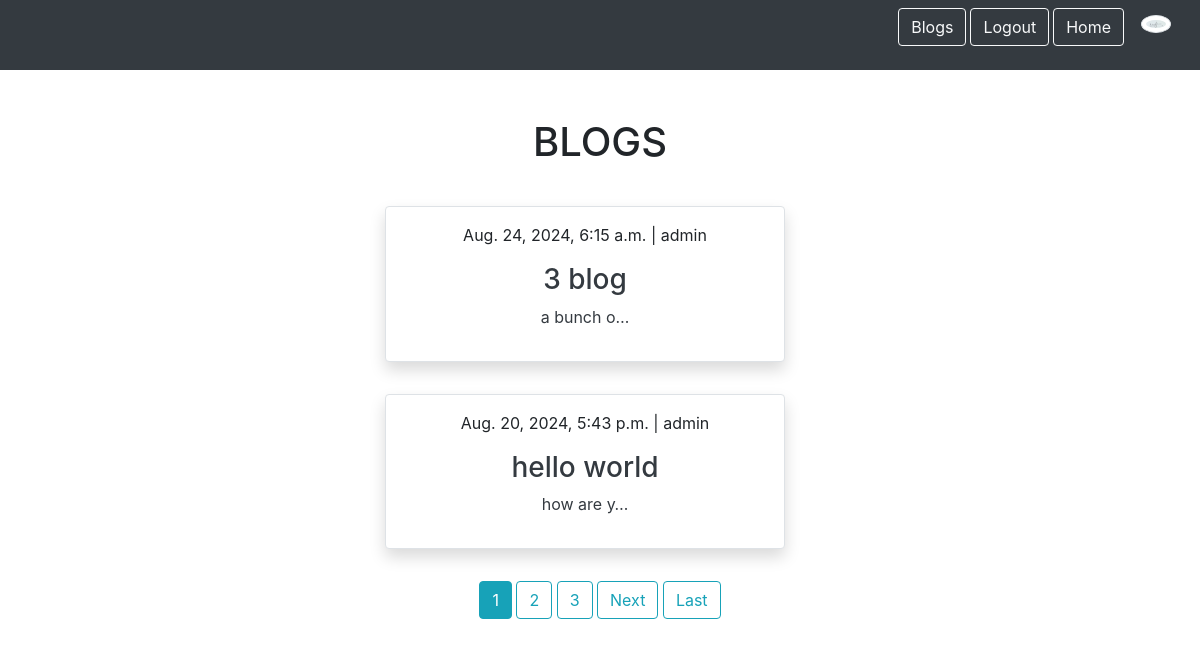
Screenshot of /notes (signed in) with the database file from the repository.
### Homepage/models.py (models this page shows, shortened)
class Profile(models.Model):
    user = models.OneToOneField(User, on_delete=models.CASCADE)
    Profile_img = models.ImageField(default = 'default.jpg',upload_to="profile_images")

### notes/models.py (models this page shows)
class Notes(models.Model):
    title = models.CharField(max_length=200)
    text = models.TextField()
    created = models.DateTimeField(auto_now_add=True)
    user = models.ForeignKey(User, on_delete=models.CASCADE,related_name='notes')

### notes/views.py (the view)
# urls.py: path('notes', views.NotesListView.as_view(), name='notes_list'),
class NotesListView(ListView):
    model = Notes
    context_object_name = 'notes'
    template_name = 'notes_list.html'
    paginate_by = 2
    ordering = ['-created']

### notes/templates/notes_list.html
{%extends 'base.html'%}
{% block content %}
<h1 class="my-5">BLOGS</h1>
  {% include 'notes_list_base.html' %}
</div>
{% endblock %}

### static/templates/navbar.html (shortened to what this page needs)
<nav class="navbar navbar-expand-lg navbar-dark bg-dark" >
<div class=" ms-auto btn-group " >
    <a href="{% url 'notes_list' %}"><div class="btn btn-outline-light me-1">Blogs</div></a>
    {% if user.is_authenticated %}
    <form method="post" action="{% url 'logout' %}" >
        <input type="submit" value="Logout" class="btn btn-outline-light me-1">
    </form>
    {% else %}
    <a href="{% url 'login' %}"><div class="btn btn-outline-light me-1">Login</div></a>
    <a href="{% url 'signup' %}"><div class="btn btn-outline-light me-1">Signup</div></a>
    {% endif %}
    <a href="{% url 'home' %}"><div class="btn btn-outline-light me-1">Home</div></a>
    {% if user.is_authenticated %}
    <a href="{% url 'profile' %}" style="width: 3.5rem;"><div class="btn"><img src="{{ user.profile.Profile_img.url }}" class="rounded-circle  img-thumbnail "></div></a>
    {%endif%}
</div>
</nav>

### notes/templates/notes_list_base.html (shortened to what this page needs)
<div class="row row-cols3 g-2">
    {% for note in notes %}
    <div class="container row" >
        <div class="card p-3 mx-auto border shadow" style="width: 25rem; margin-bottom: 2rem; ">
            <p>{{note.created}} | {{note.user}}</p>
            <a href="{% url 'notes_detail' pk=note.id %}" class="text-dark text-decoration-none"><h3>{{ note.title }}</h3>
            <p>{{note.text|truncatechars:10}}</p></a>
        </div>
    </div>
    {% endfor %}
</div>
<div class="container col">
    {% if is_paginated %}
      {% for num in page_obj.paginator.page_range %}
        {% if page_obj.number == num %}
          <a class="btn btn-info mb-4" href="?page={{ num }}">{{ num }}</a>
        {% elif num > page_obj.number|add:'-3' and num < page_obj.number|add:'3' %}
          <a class="btn btn-outline-info mb-4" href="?page={{ num }}">{{ num }}</a>
        {% endif %}
      {% endfor %}
      {% if page_obj.has_next %}
        <a class="btn btn-outline-info mb-4" href="?page={{ page_obj.next_page_number }}">Next</a>
        <a class="btn btn-outline-info mb-4" href="?page={{ page_obj.paginator.num_pages }}">Last</a>
      {% endif %}
    {% endif %}
</div>

### rows the page displays
Notes: created "Aug. 24, 2024, 6:15 a.m.", user "admin", title "3 blog", text "a bunch o…"
Notes: created "Aug. 20, 2024, 5:43 p.m.", user "admin", title "hello world", text "how are y…"

### other values shown
{{ num }} "1"
{{ num }} "2" "3"
